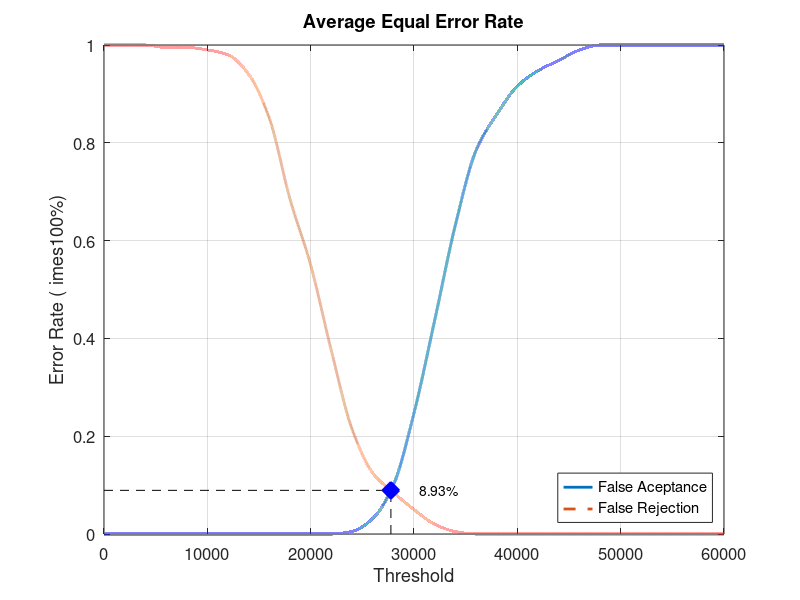
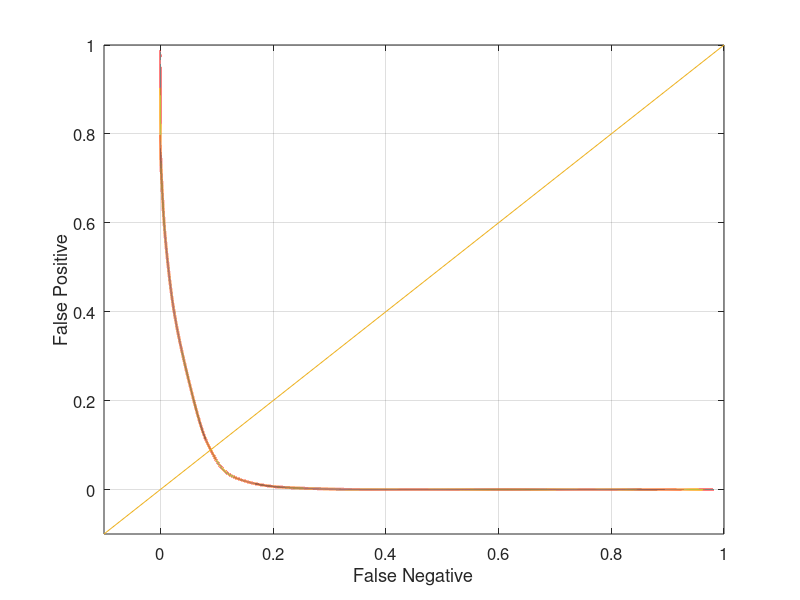

MATLAB code to generate these figures, in order:
close all;
clear;
clc;
x = 0:2000:60000;
xq = 0:0.5:60000;

y0 = [0 0 0 0 0 0 0 0 0 0 0 0 0.00526316 0.0315789 0.1 0.247368 0.436842 0.631579 0.784211 0.857895 0.915789 0.947368 0.968421 0.989474 1 1 1 1 1 1 1]
yy0 = interp1(x, y0, xq, 'pchip');
y1 = [1 1 1 0.995 0.995 0.99 0.98 0.94 0.85 0.685 0.55 0.375 0.215 0.125 0.085 0.05 0.02 0.005 0 0 0 0 0 0 0 0 0 0 0 0 0]
yy1 = interp1(x, y1, xq, 'pchip');

% Calculating EER: 
y2 = abs(y0 - y1);
find(y2 == min(y2))
yy2 = abs(yy0 - yy1);
xEER = find(yy2 == min(yy2));
xEERIndex = xq(xEER) % X-axis EER
yEER = yy0(xEER) % Y-axis EER

main = figure
plot(xq, yy0,'-','LineWidth', 2);	hold on
plot(xq, yy1,'--','LineWidth', 2);	hold on
plot([xEERIndex xEERIndex], [0 yEER], 'k--');	hold on
plot([0 xEERIndex], [yEER yEER], 'k--');	hold on
plot(xEERIndex, yEER, 'bx', 'LineWidth', 10);	hold on
text(xEERIndex + 10 * xEERIndex / 100, yEER, [num2str(round((10000 * yEER)) / 100) '%'])
legend('False Aceptance', 'False Rejection', 'Location', 'SouthEast')
xlabel('Threshold')
ylabel('Error Rate (	imes100%)')
title('Average Equal Error Rate')
set(gca, 'FontSize', 12)
axis([0 60000 0 1])
grid on

print(main, 'Database3_3Main', '-dpng');
FNRxFPR = figure('Color', [1 1 1]);
plot(yy1, yy0, '-', yy1, yy0, 'LineWidth', 2);
hold on
y = -0.1:0.1:1
plot(y, y); 
set(gca, 'FontSize', 12)
xlabel('False Negative')
ylabel('False Positive')
axis([-0.1 1 -0.1 1])
set(gca, 'FontSize', 12)
grid on

print(FNRxFPR, 'Database3_3FNRxFPR','-dpng');
